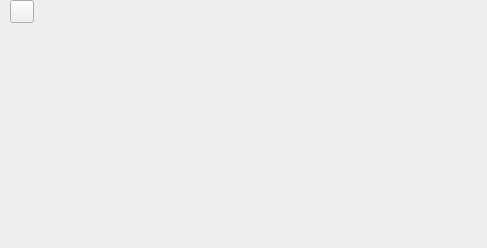
<?xml version="1.0" encoding="UTF-8"?>
<ui version="4.0">
 <class>PipePanelBScan</class>
 <widget class="QFrame" name="PipePanelBScan">
  <property name="geometry">
   <rect>
    <x>0</x>
    <y>0</y>
    <width>487</width>
    <height>248</height>
   </rect>
  </property>
  <property name="sizePolicy">
   <sizepolicy hsizetype="Preferred" vsizetype="Expanding">
    <horstretch>0</horstretch>
    <verstretch>0</verstretch>
   </sizepolicy>
  </property>
  <property name="windowTitle">
   <string>Frame</string>
  </property>
  <property name="frameShape">
   <enum>QFrame::NoFrame</enum>
  </property>
  <property name="frameShadow">
   <enum>QFrame::Plain</enum>
  </property>
  <property name="lineWidth">
   <number>0</number>
  </property>
  <layout class="QVBoxLayout" name="verticalLayout" stretch="0,1">
   <property name="spacing">
    <number>0</number>
   </property>
   <property name="leftMargin">
    <number>0</number>
   </property>
   <property name="topMargin">
    <number>0</number>
   </property>
   <property name="rightMargin">
    <number>0</number>
   </property>
   <property name="bottomMargin">
    <number>0</number>
   </property>
   <item>
    <layout class="QHBoxLayout" name="horizontalLayout">
     <property name="spacing">
      <number>3</number>
     </property>
     <item>
      <widget class="QLabel" name="name">
       <property name="text">
        <string/>
       </property>
      </widget>
     </item>
     <item>
      <widget class="QToolButton" name="optionsDlg">
       <property name="icon">
        <iconset resource="../../resources/icons/Fatcow.qrc">
         <normaloff>:/fatcow/16x16/bullet_edit.png</normaloff>:/fatcow/16x16/bullet_edit.png</iconset>
       </property>
      </widget>
     </item>
     <item>
      <layout class="QHBoxLayout" name="legendLayout">
       <property name="spacing">
        <number>3</number>
       </property>
       <item>
        <spacer name="horizontalSpacer">
         <property name="orientation">
          <enum>Qt::Horizontal</enum>
         </property>
         <property name="sizeHint" stdset="0">
          <size>
           <width>40</width>
           <height>20</height>
          </size>
         </property>
        </spacer>
       </item>
      </layout>
     </item>
    </layout>
   </item>
   <item>
    <widget class="AbstractGraphicsView" name="view" native="true"/>
   </item>
  </layout>
 </widget>
 <customwidgets>
  <customwidget>
   <class>AbstractGraphicsView</class>
   <extends>QWidget</extends>
   <header>Waveform/AbstractGraphicsView.h</header>
   <container>1</container>
  </customwidget>
 </customwidgets>
 <resources>
  <include location="../../resources/icons/Fatcow.qrc"/>
  <include location="../../resources/icons/Fatcow.qrc"/>
 </resources>
 <connections/>
</ui>
